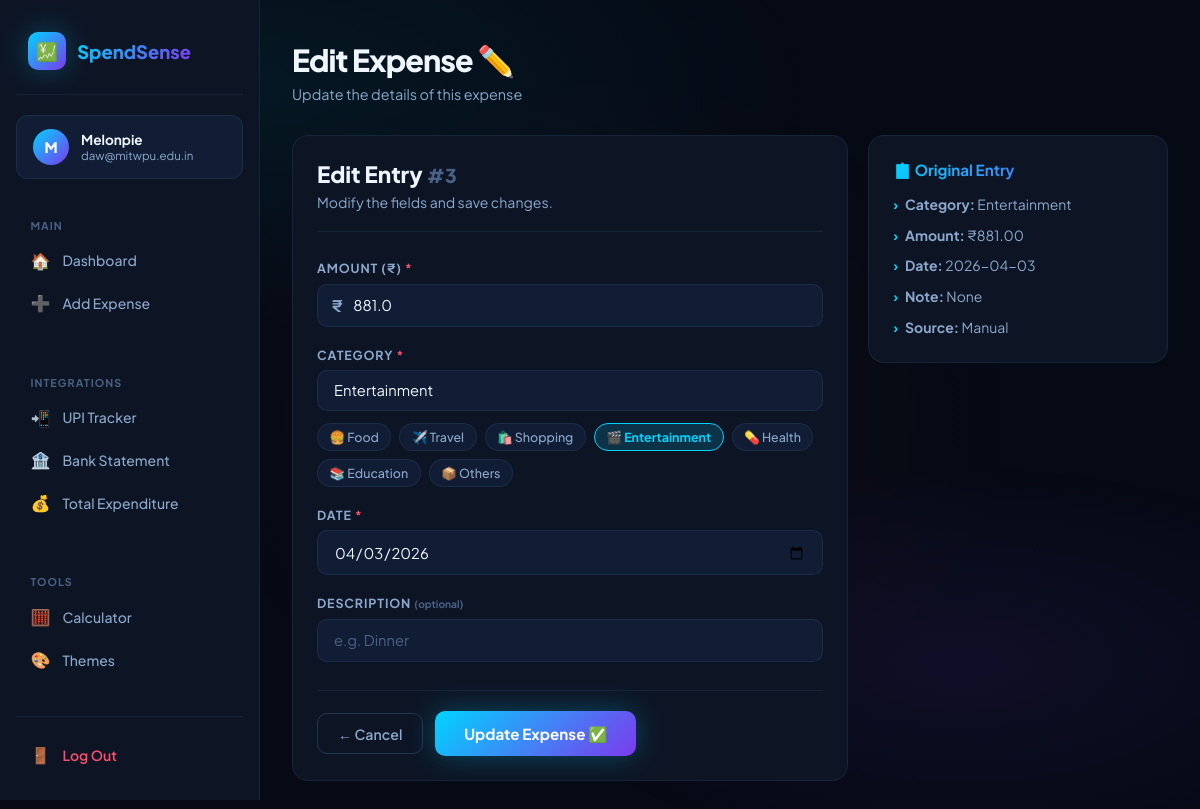
Screenshot of /edit/3 (signed in) with the database file from the repository.
### tables this page shows
CREATE TABLE expenses (
        id INTEGER PRIMARY KEY AUTOINCREMENT,
        user_id INTEGER NOT NULL REFERENCES users(id) ON DELETE CASCADE,
        amount REAL NOT NULL,
        category TEXT NOT NULL,
        description TEXT,
        source TEXT DEFAULT 'manual',
        date TEXT NOT NULL,
        created_at TIMESTAMP DEFAULT CURRENT_TIMESTAMP);

### app.py (the view, shortened to what this page needs)
@app.route("/edit/<int:expense_id>", methods=["GET","POST"])
def edit_expense(expense_id):
    uid = require_login()
    if not uid: return redirect(url_for("login"))
    conn = get_db()
    expense = conn.execute("SELECT * FROM expenses WHERE id=? AND user_id=?", (expense_id,uid)).fetchone()
    if not expense:
        conn.close(); flash("Expense not found.","error"); return redirect(url_for("dashboard"))
    conn.close()
    return render_template("edit.html", expense=expense, categories=CATEGORIES)

### app.py (called while the page is built)
def get_db():
    conn = sqlite3.connect(DB_PATH)
    conn.row_factory = sqlite3.Row
    conn.execute("PRAGMA foreign_keys = ON")
    return conn

def require_login():
    return session.get("user_id")

### templates/edit.html (shortened to what this page needs)
{% extends "base.html" %}
{% block content %}
<div class="page-header">
  <div><h1 class="page-title">Edit Expense ✏️</h1><p class="page-sub">Update the details of this expense</p></div>
</div>
<div class="form-page">
  <div class="card">
    <div class="form-card-header"><h2>Edit Entry <span style="color:var(--t3);font-size:.85em">#{{ expense.id }}</span></h2><p>Modify the fields and save changes.</p></div>
    <form method="POST" action="/edit/{{ expense.id }}" novalidate>
      <div class="form-group">
        <label class="form-label">Amount (₹) <span class="req">*</span></label>
        <div class="prefix-wrap"><span class="input-prefix">₹</span>
        <input type="number" name="amount" class="form-input" placeholder="0.00" min="0.01" step="0.01"
               value="{{ expense.amount }}" required></div>
      </div>
      <div class="form-group">
        <label class="form-label">Category <span class="req">*</span></label>
        <select name="category" id="catSelect" class="form-input" required onchange="syncPills(this.value)">
          {% for cat in categories %}
            <option value="{{ cat }}" {{ "selected" if expense.category==cat }}>{{ cat }}</option>
          {% endfor %}
        </select>
        <div class="cat-pills" id="catPills">
          {% set icons = {"Food":"🍔","Travel":"✈️","Shopping":"🛍️","Entertainment":"🎬","Health":"💊","Education":"📚","Others":"📦"} %}
          {% for cat in categories %}
            <button type="button" class="cat-pill {{ 'active' if expense.category==cat }}"
                    onclick="pillPick('{{ cat }}')">{{ icons.get(cat,'📦') }} {{ cat }}</button>
          {% endfor %}
        </div>
      </div>
      <div class="form-group">
        <label class="form-label">Date <span class="req">*</span></label>
        <input type="date" name="date" class="form-input" value="{{ expense.date }}" required>
      </div>
      <div class="form-group">
        <label class="form-label">Description <span class="opt">(optional)</span></label>
        <input type="text" name="description" class="form-input" placeholder="e.g. Dinner"
               value="{{ expense.description or '' }}" maxlength="200">
      </div>
      <div class="form-actions">
        <a href="/" class="btn-outline">← Cancel</a>
        <button type="submit" class="btn lg">Update Expense ✅</button>
      </div>
    </form>
  </div>
  <div class="card tips-card">
    <h4>📋 Original Entry</h4>
    <ul>
      <li><strong>Category:</strong> {{ expense.category }}</li>
      <li><strong>Amount:</strong> ₹{{ "%.2f"|format(expense.amount) }}</li>
      <li><strong>Date:</strong> {{ expense.date }}</li>
      <li><strong>Note:</strong> {{ expense.description or "None" }}</li>
      <li><strong>Source:</strong> {{ "UPI" if expense.source=="upi" else "Manual" }}</li>
    </ul>
  </div>
</div>
{% endblock %}

### rows the page displays
expenses: id "3", amount "881.0", date "04/03/2026", category "Entertainment", amount "881.00", date "2026-04-03", description "None", source "Manual"

### other values shown
{{ session.user_name[0].upper() }} "M"
{{ session.user_name }} "Melonpie"
{{ session.user_email }} "daw@mitwpu.edu.in"
{{ icons.get(cat,'📦') }} "🍔" "✈️" "🛍️" "🎬" "💊" "📚" "📦"
{{ cat }} "Food" "Travel" "Shopping" "Entertainment" "Health" "Education" "Others"
form field category "Entertainment"
